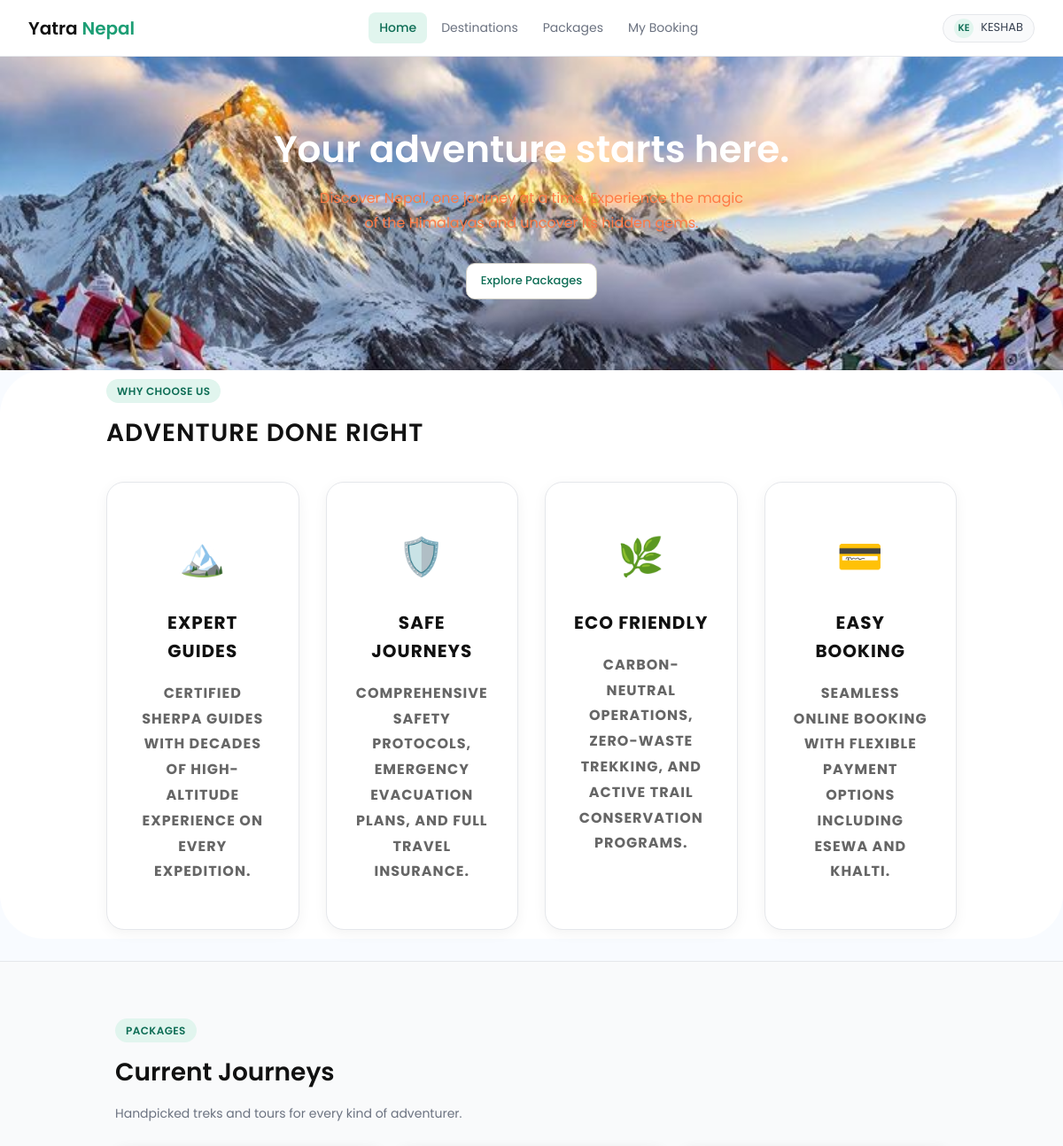
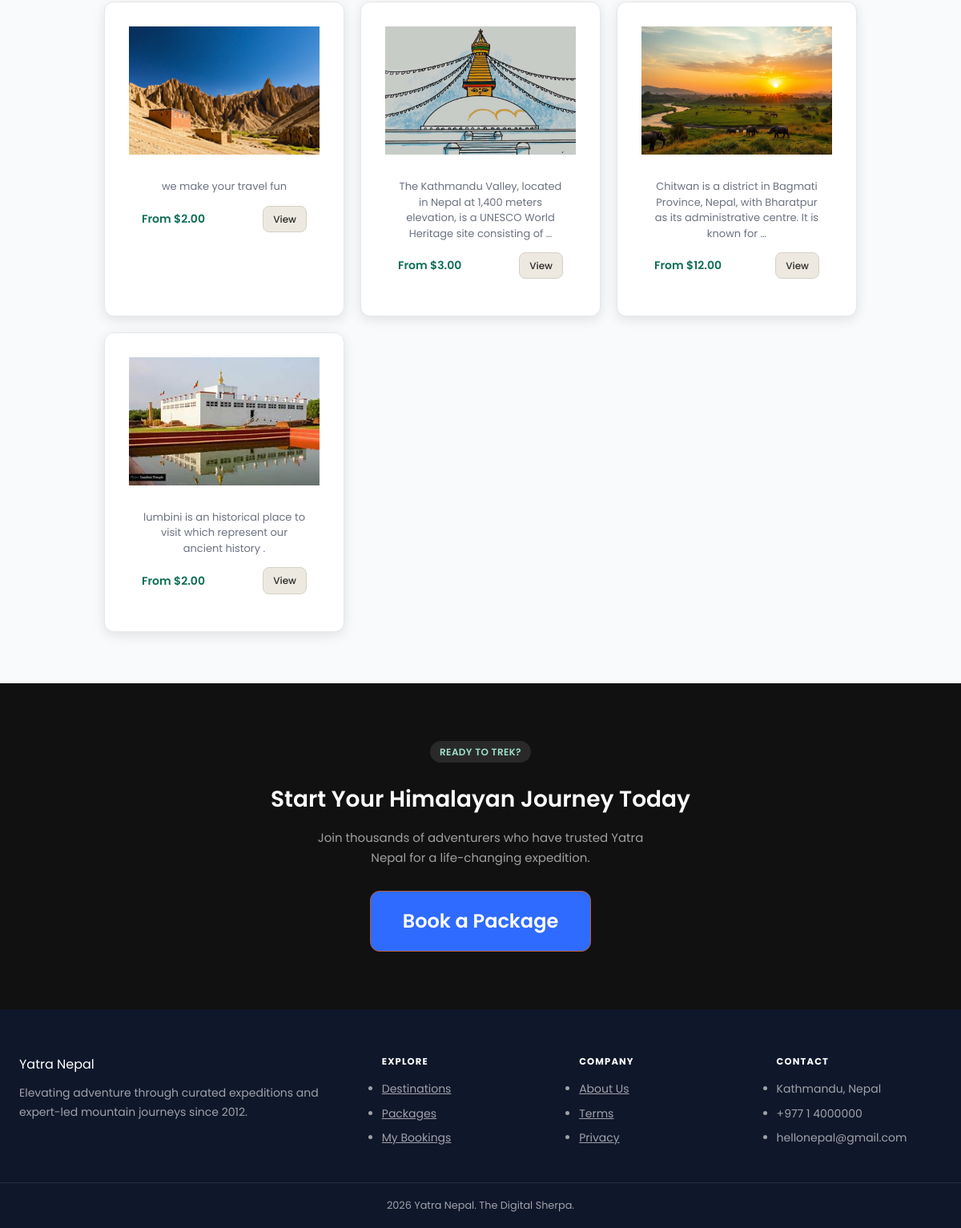
The app's page / (signed in) with its own data (2 pictures, top to bottom).
### tours/models.py (models this page shows, shortened)
class Package(models.Model):
    DIFFICULTY_CHOICES = [
        ('easy', 'Easy'),
        ('moderate', 'Moderate'),
        ('hard', 'Hard'),
    ]
    id = models.AutoField(primary_key=True)
    title = models.CharField(max_length=200)
    price = models.DecimalField(max_digits=10, decimal_places=2)
    duration = models.PositiveIntegerField(help_text="Duration in days")
    description = models.TextField(blank=True)
    difficulty = models.CharField(max_length=20, choices=DIFFICULTY_CHOICES, default='moderate')
    max_altitude = models.PositiveIntegerField(null=True, blank=True, help_text="Metres")
    group_size_min = models.PositiveIntegerField(default=1)
    group_size_max = models.PositiveIntegerField(default=12)
    image = models.ImageField(upload_to='packages/', blank=True, null=True)
    destination = models.ForeignKey(Destination, on_delete=models.CASCADE, related_name='packages', db_column='destination_id')
    created_at = models.DateTimeField(auto_now_add=True)
    class Meta:
        db_table = 'packages'

### tours/views.py (the view)
# urls.py: path('',views.home, name="home"),
def home(request):
    destinations = Destination.objects.all()[:6]
    packages = Package.objects.select_related('destination').all()[:6]
    return render(request,"tours/home.html", {
        'destinations': destinations,
        'packages': packages,
    })

### tours/templates/tours/home.html (shortened to what this page needs)
{% extends "base.html" %}
{% load static %}
{% block main_content %}
<section class="hero-section">
  <div class="hero-section__inner">
    <h1 class="hero-section__title">Your adventure starts here.</h1>
    <p class="hero-section__desc">Discover Nepal, one journey at a time. Experience the magic of the Himalayas and uncover its hidden gems.</p>
    <a class="btn btn-white" href="{% url 'packages' %}">Explore Packages</a>
  </div>
</section>
<section class="why-section">
  <div class="section-inner">
    <span class="section-tag">Why Choose Us</span>
    <h2 class="section-title">Adventure Done Right</h2>
    <div class="why-grid">
      <div class="why-card">
        <div class="why-icon">🏔️</div>
        <h3>Expert Guides</h3>
        <p>Certified Sherpa guides with decades of high-altitude experience on every expedition.</p>
      </div>
      <div class="why-card">
        <div class="why-icon">🛡️</div>
        <h3>Safe Journeys</h3>
        <p>Comprehensive safety protocols, emergency evacuation plans, and full travel insurance.</p>
      </div>
      <div class="why-card">
        <div class="why-icon">🌿</div>
        <h3>Eco Friendly</h3>
        <p>Carbon-neutral operations, zero-waste trekking, and active trail conservation programs.</p>
      </div>
      <div class="why-card">
        <div class="why-icon">💳</div>
        <h3>Easy Booking</h3>
        <p>Seamless online booking with flexible payment options including eSewa and Khalti.</p>
      </div>
    </div>
  </div>
</section>
<section class="package-section">
  <div class="section-inner">
    <span class="section-tag">Packages</span>
    <h2 class="section-title">Current Journeys</h2>
    <p class="section-sub">Handpicked treks and tours for every kind of adventurer.</p>
    <div class="package-grid">
      {% for package in packages %}
      <div class="package-card">
        {% if package.image %}
        <img src="{{ package.image.url }}" alt="{{ package.name }}" class="package-card__img">
        {% endif %}
        <div class="package-card__body">
          <p class="package-card__desc">{{ package.description|truncatewords:18 }}</p>
          <div class="package-card__footer">
            <span class="package-card__price">From ${{ package.price }}</span>
            <a class="btn btn-sm btn-outline" href="{% url 'package_detail' package.id %}">View</a>
          </div>
        </div>
      </div>
      {% empty %}
      <p class="empty-msg">No packages available yet.</p>
      {% endfor %}
    </div>
  </div>
</section>
<section class="cta-section">
  <div class="section-inner">
    <span class="section-tag section-tag--light">Ready to Trek?</span>
    <h2 class="cta-section__title">Start Your Himalayan Journey Today</h2>
    <p class="cta-section__desc">Join thousands of adventurers who have trusted Yatra Nepal for a life-changing expedition.</p>
    {% if user.is_authenticated %}
    <a class="btn btn-primary btn-lg" href="{% url 'packages' %}">Book a Package</a>
    {% else %}
    <a class="btn btn-primary btn-lg" href="{% url 'register' %}">Create Free Account</a>
    {% endif %}
  </div>
</section>
{% endblock %}

### tours/templates/base.html (shortened to what this page needs)
<!DOCTYPE html>
{% load static %}
<html lang="en">
<head>
    <link rel="stylesheet" href="{% static 'css/style.css' %}">
</head>
<body>
    <header class="header">
    <div class="logo">
      <h2>Yatra <span>Nepal</span></h2>
    </div>
    <nav class="nav">
      <a href="{% url 'home' %}" class="{% if request.resolver_match.url_name == 'home' %}active{% endif %}">Home</a>
      <a href="{% url 'destinations' %}" class="{% if request.resolver_match.url_name == 'destinations' %}active{% endif %}">Destinations</a>
      <a href="{% url 'packages' %}" class="{% if request.resolver_match.url_name == 'packages' %}active{% endif %}">Packages</a>
      {% if user.is_authenticated %}
      <a href="{% url 'my_bookings' %}" class="{% if 'booking' in request.resolver_match.url_name %}active{% endif %}">My Booking</a>
      {% endif %}
    </nav>
    <div class="cta">
      {% if user.is_authenticated %}
        <div class="user-dropdown">
          <div class="user-badge">
            <div class="avatar">{{ user.first_name|slice:":2"|upper|default:user.username|slice:":2"|upper }}</div>
            {{ user.first_name|default:user.username }}
          </div>
        </div>
      {% else %}
        <a class="btn-ghost" href="{% url 'login' %}">Login</a>
        <a class="btn-primary" href="{% url 'register' %}">Sign Up</a>
      {% endif %}
    </div>
</header>
{% block main_content %}
{% endblock %}
<footer class="site-footer">
    <div class="footer-grid">
      <div>
        <div class="brand footer-brand">Yatra Nepal</div>
        <p class="footer-text">Elevating adventure through curated expeditions and expert-led mountain journeys since 2012.</p>
      </div>
      <div>
        <h3 class="footer-heading">Explore</h3>
        <ul class="footer-list">
          <li><a href="{% url 'destinations' %}">Destinations</a></li>
          <li><a href="{% url 'packages' %}">Packages</a></li>
          {% if user.is_authenticated %}<li><a href="#">My Bookings</a></li>{% endif %}
        </ul>
      </div>
      <div>
        <h3 class="footer-heading">Company</h3>
        <ul class="footer-list">
          <li><a href="#">About Us</a></li>
          <li><a href="#">Terms</a></li>
          <li><a href="#">Privacy</a></li>
        </ul>
      </div>
      <div>
        <h3 class="footer-heading">Contact</h3>
        <ul class="footer-list">
          <li>Kathmandu, Nepal</li>
          <li>+977 1 4000000</li>
          <li>hellonepal@gmail.com</li>
        </ul>
      </div>
    </div>
    <div class="footer-bottom">
      <p> 2026 Yatra Nepal. The Digital Sherpa.</p>
    </div>
  </footer>
</body>
</html>

### tours/templates/tours/home.html (style rules this page uses)
.package-section { padding: 64px 2rem; background: #f9fafb; border-top: 0.5px solid #e5e7eb; }
.package-grid { display: grid; grid-template-columns: repeat(auto-fit, minmax(240px, 1fr)); gap: 20px; }
.package-grid .package-card__body { display: flex; flex-direction: column; }
.package-grid { display: grid; grid-template-columns: repeat(3, 1fr); gap: 20px; }
.package-card { background: #fff; border: 0.5px solid #e5e7eb; border-radius: 12px; overflow: hidden; }
.package-card__img { width: 100%; height: 160px; object-fit: cover; }
.package-card__body { padding: 16px; }
.package-card__desc { font-size: 13px; color: #6b7280; line-height: 1.5; margin-bottom: 14px; }
.package-card__footer { display: flex; align-items: center; justify-content: space-between; }
.package-card__price { font-size: 14px; font-weight: 600; color: #0F6E56; }

### records on screen
Package: image (picture), description "we make your travel fun", price "2.00"
Package: image (picture), description "The Kathmandu Valley, located in Nepal at 1,400 meters elevation, is a UNESCO World Heritage site consisting of …", price "3.00"
Package: image (picture), description "Chitwan is a district in Bagmati Province, Nepal, with Bharatpur as its administrative centre. It is known for …", price "12.00"
Package: image (picture), description "lumbini is an historical place to visit which represent our ancient history .", price "2.00"

### other values on screen
{{ user.first_name|default:user.username }} "KESHAB"
